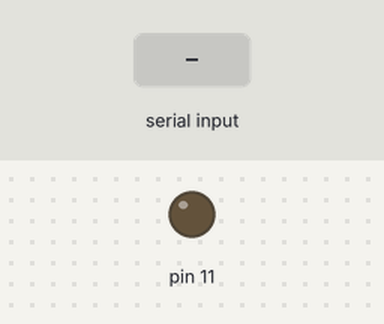
A sketch run on a simulated Arduino Uno, built with avr-gcc and run on an emulated ATmega328P. On the bench: output pins drawn as LEDs (lit = HIGH). Inputs (shaded band) come from the test bench.

Above: at 1.2 s.
1.3 s: "90,45\n" received over Serial
At 1.8 s:
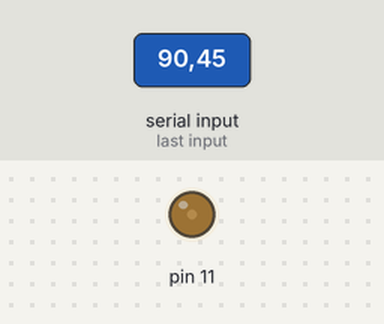
3.8 s: "30,150\n" received over Serial
At 4.6 s:
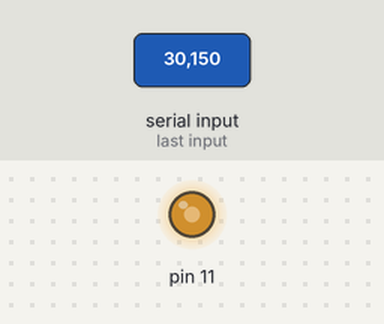
6.3 s: "200\n" received over Serial
At 7.1 s:
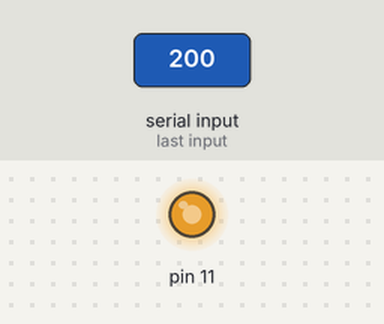
Timing chart, 0 to 9.3 s (numbered marks = the images above; inputs shaded):
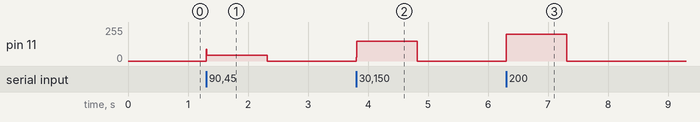

The sketch:

SerialConnect1.ino
```cpp
//#include <Wire.h>

int value;

void setup()
{
  pinMode(11, OUTPUT);
  // Εκκίνηση σειριακής θύρας
  Serial.begin(9600);
  //while(!Serial);
  // Εκκίνηση I2C ΧΩΡΙΣ διεύθυνση σημαίνει ότι θεωρούμε αυτή
  // τη συσκευή MASTER στο δίαυλο

}

void loop()
{
  // Αίτηση για 1 byte από τη συσκευή 127

  // Εάν έχουμε λάβει bytes...
  if(Serial.available())
  {
    // ...τα διαβάζουμε
    value = Serial.parseInt();
    //Serial.println(value);
    // Εκτύπωση στη σειριακή
    //Serial.println(value);
    // Η τιμή είναι ΉΔΗ κατάλληλη για PWM (το map() το κάνει
    // η slave συσκευή)
    analogWrite(11, value);
    delay(10);
  }

}
```

Measured:
- after the input at 1.3 s, pin 11: 0/255 → 45/255 at once, → 0/255 1.0 s later
- after the input at 3.8 s, pin 11: 0/255 → 150/255 at once, → 0/255 1.0 s later
- after the input at 6.3 s, pin 11: 0/255 → 200/255 at once, → 0/255 1.0 s later
